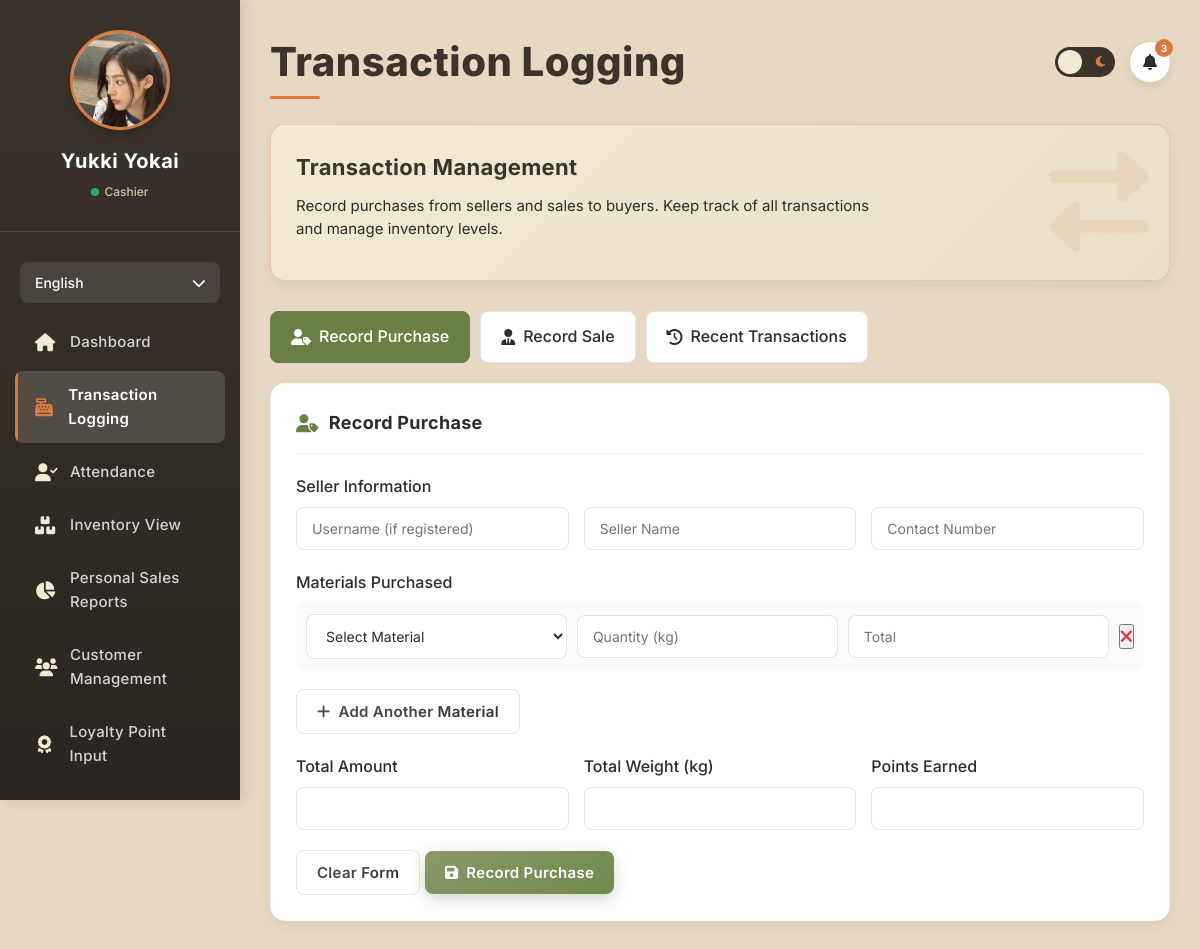
Screenshot of /Employee/transaction_logging.php (signed in) with the database file from the repository.
### tables this page shows
CREATE TABLE `employees` (
  `id` int(11) NOT NULL AUTO_INCREMENT,
  `first_name` varchar(100) NOT NULL,
  `last_name` varchar(100) NOT NULL,
  `username` varchar(50) NOT NULL,
  `password_hash` varchar(255) NOT NULL,
  `is_verified` tinyint(1) NOT NULL DEFAULT 0,
  `role_id` int(11) NOT NULL,
  `contact_number` varchar(20) DEFAULT NULL,
  `email` varchar(100) DEFAULT NULL,
  `profile_photo` varchar(255) DEFAULT NULL,
  `resume` varchar(255) DEFAULT NULL,
  `is_active` tinyint(1) DEFAULT 1,
  `created_at` timestamp NOT NULL DEFAULT current_timestamp(),
  `updated_at` timestamp NOT NULL DEFAULT current_timestamp() ON UPDATE current_timestamp(),
  `address` text DEFAULT NULL,
  `two_factor_auth` tinyint(1) DEFAULT 0,
  `two_factor_secret` varchar(32) DEFAULT NULL,
  `backup_codes` text DEFAULT NULL,
  `last_login` datetime DEFAULT NULL,
  `reset_token` varchar(64) DEFAULT NULL,
  `reset_token_expires` datetime DEFAULT NULL,
  PRIMARY KEY (`id`),
  UNIQUE KEY `username` (`username`),
  KEY `fk_employee_role` (`role_id`),
  CONSTRAINT `fk_employee_role` FOREIGN KEY (`role_id`) REFERENCES `employee_roles` (`id`)
);

CREATE TABLE `employee_roles` (
  `id` int(11) NOT NULL AUTO_INCREMENT,
  `role_name` varchar(50) NOT NULL,
  `description` text DEFAULT NULL,
  `is_active` tinyint(1) DEFAULT 1,
  PRIMARY KEY (`id`)
);

### Employee/transaction_logging.php (the view, shortened to what this page needs)
<?php
require_once 'db_connection.php';
$language = 'en';
$t = $translations[$language];
$employee_id = $_SESSION['employee_id'];
$query = "SELECT e.*, r.role_name
          FROM employees e
          JOIN employee_roles r ON e.role_id = r.id
          WHERE e.id = ?";
$stmt = $conn->prepare($query);
$stmt->bind_param("i", $employee_id);
$stmt->execute();
$result = $stmt->get_result();
$employee = $result->fetch_assoc();
$employee_name = $employee['first_name'] . ' ' . $employee['last_name'];
$employee_role = $employee['role_name'];
$active_tab = $_GET['tab'] ?? 'record-purchase';
?>
<!DOCTYPE html>
<html lang="en">
<head>
    <link rel="stylesheet" href="https://cdnjs.cloudflare.com/ajax/libs/font-awesome/6.0.0-beta3/css/all.min.css">
</head>
<body>
    <div class="sidebar" id="sidebar">
        <div class="sidebar-header">
            <div class="user-avatar">
                <?php if (!empty($employee['profile_photo']) && file_exists($employee['profile_photo'])): ?>
                    <img src="<?php echo htmlspecialchars($employee['profile_photo']); ?>" alt="Profile">
                <?php else: ?>
                    <?php echo strtoupper(substr($employee['first_name'], 0, 1) . substr($employee['last_name'], 0, 1)); ?>
                <?php endif; ?>
            </div>
            <div class="user-name"><?php echo htmlspecialchars($employee_name); ?></div>
            <div class="user-status">
                <span class="status-indicator"></span>
                <span><?php echo htmlspecialchars($employee_role); ?></span>
            </div>
        </div>
        <div class="language-switcher">
            <button class="language-btn">
                <span><?php echo $language === 'en' ? 'English' : 'Filipino'; ?></span>
                <i class="fas fa-chevron-down"></i>
            </button>
        </div>
        <ul class="nav-menu">
            <li><a href="Index.php"><i class="fas fa-home"></i> <?php echo $t['dashboard']; ?></a></li>
            <li><a href="transaction_logging.php"class="active"><i class="fas fa-cash-register"></i> <?php echo $t['transaction_logging']; ?></a></li>
            <li><a href="attendance.php"><i class="fas fa-user-check"></i> <?php echo $t['attendance']; ?></a></li>
            <li><a href="inventory_view.php"><i class="fas fa-boxes"></i> <?php echo $t['inventory_view']; ?></a></li>
            <li><a href="sales_reports.php"><i class="fas fa-chart-pie"></i> <?php echo $t['sales_reports']; ?></a></li>
            <li><a href="customer_management.php"><i class="fas fa-users"></i> <?php echo $t['customer_management']; ?></a></li>
            <li><a href="loyalty_points.php"><i class="fas fa-award"></i> <?php echo $t['loyalty_points']; ?></a></li>
            <li><a href="messages.php"><i class="fas fa-envelope"></i> <?php echo $t['messages']; ?></a></li>
        </ul>
    </div>
    <div class="main-content">
        <div class="header">
            <h1 class="page-title"><?php echo $t['transaction_logging']; ?></h1>
            <div class="header-controls">
                <button class="dark-mode-toggle">
                    <i class="fas fa-moon moon"></i>
                </button>
                <div class="notification-bell">
                    <i class="fas fa-bell"></i>
                    <span class="notification-badge">3</span>
                </div>
            </div>
        </div>
        <div class="welcome-banner">
            <div class="welcome-content">
                <h2><?php echo $t['transaction_management']; ?></h2>
                <p>Record purchases from sellers and sales to buyers. Keep track of all transactions and manage inventory levels.</p>
            </div>
            <div class="welcome-icon">
                <i class="fas fa-exchange-alt"></i>
            </div>
        </div>
        <div class="transaction-tabs">
            <a href="#record-purchase" class="transaction-tab <?php echo $active_tab === 'record-purchase' ? 'active' : ''; ?>" data-tab="record-purchase">
                <i class="fas fa-user-tag"></i> <?php echo $t['record_purchase']; ?>
            </a>
            <a href="#record-sale" class="transaction-tab <?php echo $active_tab === 'record-sale' ? 'active' : ''; ?>" data-tab="record-sale">
                <i class="fas fa-user-tie"></i> <?php echo $t['record_sale']; ?>
            </a>
            <a href="#recent-transactions" class="transaction-tab <?php echo $active_tab === 'recent-transactions' ? 'active' : ''; ?>" data-tab="recent-transactions">
                <i class="fas fa-history"></i> <?php echo $t['recent_transactions']; ?>
            </a>
        </div>
<div id="record-purchase" class="dashboard-card" style="<?php echo $active_tab === 'record-purchase' ? '' : 'display: none;'; ?>">
    <div class="card-header">
        <h2 class="card-title"><i class="fas fa-user-tag"></i> <?php echo $t['record_purchase']; ?></h2>
    </div>
    <form method="POST" id="purchaseForm">
       <div class="form-group">
    <label><?php echo $t['seller_information']; ?></label>
    <div class="form-row">
        <div class="form-col">
            <input type="text" name="seller_username" id="seller_username" placeholder="<?php echo $t['username_if_registered']; ?>" class="form-control">
        </div>
        <div class="form-col">
            <input type="text" name="seller_name" id="seller_name" placeholder="<?php echo $t['seller_name']; ?>" class="form-control" required>
        </div>
        <div class="form-col">
            <input type="text" name="seller_contact" id="seller_contact" placeholder="<?php echo $t['contact_number']; ?>" class="form-control" required>
        </div>
    </div>
</div>
        <div class="form-group">
            <label><?php echo $t['materials_purchased']; ?></label>
            <div id="purchaseItems">
                <div class="material-item">
                    <select name="material_id[]" class="form-control" required>
                        <option value=""><?php echo $t['select_material']; ?></option>
                    </select>
                    <input type="number" name="quantity[]" placeholder="<?php echo $t['quantity_kg']; ?>" class="form-control" step="0.01" min="0.01" required>
                    <input type="text" name="item_total[]" placeholder="<?php echo $t['total']; ?>" class="form-control" readonly>
                    <button type="button" class="remove-item" onclick="removePurchaseItem(this)"><i class="fas fa-times"></i></button>
                </div>
            </div>
            <button type="button" class="btn btn-secondary" onclick="addPurchaseItem()" style="margin-top: 10px;">
                <i class="fas fa-plus"></i> <?php echo $t['add_another_material']; ?>
            </button>
        </div>
        <div class="form-group">
            <div class="form-row">
                <div class="form-col">
                    <label><?php echo $t['total_amount']; ?></label>
                    <input type="text" id="purchaseTotal" class="form-control" readonly>
                </div>
                <div class="form-col">
                    <label><?php echo $t['total_weight']; ?></label>
                    <input type="text" id="purchaseWeight" class="form-control" readonly>
                </div>
                <div class="form-col">
                    <label><?php echo $t['points_earned']; ?></label>
                    <input type="text" id="purchasePoints" class="form-control" readonly>
                </div>
            </div>
        </div>
        <div class="form-actions">
            <button type="reset" class="btn btn-secondary"><?php echo $t['clear_form']; ?></button>
            <button type="submit" name="record_purchase" class="btn btn-primary">
                <i class="fas fa-save"></i> <?php echo $t['record_purchase_button']; ?>
            </button>
        </div>
    </form>
</div>
    </div>
</body>
</html>

### rows the page displays
employees: profile_photo (picture), employee_name "Yukki Yokai", role.role_name "Cashier"

### other values shown
$t['dashboard'] "Dashboard"
$t['transaction_logging'] "Transaction Logging"
$t['attendance'] "Attendance"
$t['inventory_view'] "Inventory View"
$t['sales_reports'] "Personal Sales Reports"
$t['customer_management'] "Customer Management"
$t['loyalty_points'] "Loyalty Point Input"
$t['transaction_management'] "Transaction Management"
$t['record_purchase'] "Record Purchase"
$t['record_sale'] "Record Sale"
$t['recent_transactions'] "Recent Transactions"
$t['seller_information'] "Seller Information"
$t['materials_purchased'] "Materials Purchased"
$t['add_another_material'] "Add Another Material"
$t['total_amount'] "Total Amount"
